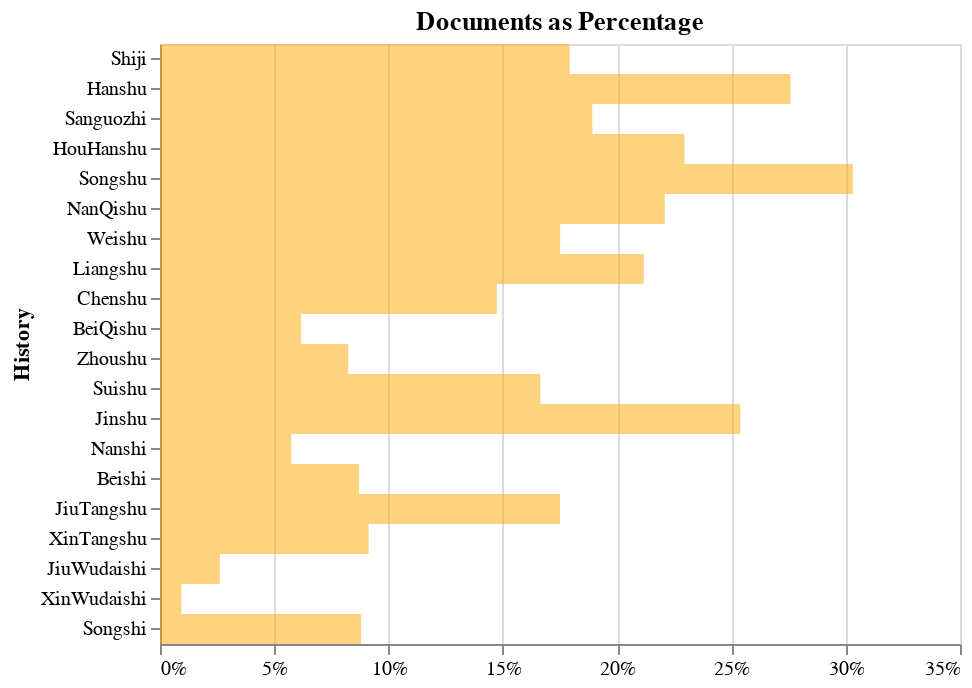

The notebook cell saved with this chart:
### Markdown cell above
> note mark_bar arguments:

mark_bar(self, align, angle, baseline, binSpacing, clip, color, cornerRadius, cursor, dir, dx, dy, ellipsis, fill, fillOpacity, filled, font, fontSize, fontStyle, fontWeight, href, interpolate, limit, line, opacity, order, orient, point, radius, shape, size, stroke, strokeCap, strokeDash, strokeDashOffset, strokeJoin, strokeMiterLimit, strokeOpacity, strokeWidth, style, tension, text, theta, thickness, tooltip, x, x2, x2Offset, xOffset, y, y2, y2Offset, yOffset, **kwds)

### Code cell
PercentageDocuments = alt.Chart(SummaryDf).mark_bar(color="orange", size=15, opacity=.5).encode(
        alt.Y('bookname', sort=HistoriesRegularized, title="History"),
        alt.X('DocPercentage', axis=alt.Axis(format='%'), title=''),
        tooltip=['bookname','DocPercentage']).properties(title="Documents as Percentage")

PercentageDocuments
#alt.Chart(SummaryDf).mark_bar(size=10, opacity=.5).encode(alt.Tooltip('DocPercentage', format='%'),
#        y=alt.Y('grandChar', sort=sortOrderBooks, title="Total length of book"),
#        x=alt.X('DocPercentage', axis=alt.Axis(format='%', title='Documents as percent of whole')),color='bookname', )

### Figure 1 — Vega-Lite specification as saved in the notebook (floating-point values rounded to 4 significant figures)
{"$schema": "https://vega.github.io/schema/vega-lite/v3.3.0.json", "config": {"mark": {"tooltip": null}, "view": {"height": 300, "width": 400}}, "data": {"name": "data-c1fe76a75b19b774981e87505787ecbb"}, "datasets": {"data-c1fe76a75b19b774981e87505787ecbb": [{"DocPercentage": 0.06176, "bookname": "BeiQishu", "commentaryChar": 0, "docsCharTotal": 13422, "docsTotal": 20, "grandChar": 217321, "iDocsCharM": 11259, "iDocsM": 12, "qDocsC": 0, "qDocsCharC": 0, "qDocsCharM": 2163, "qDocsM": 8}, {"DocPercentage": 0.08714, "bookname": "Beishi", "commentaryChar": 0, "docsCharTotal": 104066, "docsTotal": 198, "grandChar": 1194214, "iDocsCharM": 79844, "iDocsM": 111, "qDocsC": 0, "qDocsCharC": 0, "qDocsCharM": 24222, "qDocsM": 87}, {"DocPercentage": 0.1473, "bookname": "Chenshu", "commentaryChar": 0, "docsCharTotal": 22338, "docsTotal": 37, "grandChar": 151600, "iDocsCharM": 15122, "iDocsM": 14, "qDocsC": 0, "qDocsCharC": 0, "qDocsCharM": 7216, "qDocsM": 23}, {"DocPercentage": 0.2758, "bookname": "Hanshu", "commentaryChar": 0, "docsCharTotal": 174793, "docsTotal": 279, "grandChar": 633699, "iDocsCharM": 115276, "iDocsM": 110, "qDocsC": 0, "qDocsCharC": 0, "qDocsCharM": 59517, "qDocsM": 169}, {"DocPercentage": 0.2295, "bookname": "HouHanshu", "commentaryChar": 0, "docsCharTotal": 149138, "docsTotal": 279, "grandChar": 649958, "iDocsCharM": 84869, "iDocsM": 93, "qDocsC": 0, "qDocsCharC": 0, "qDocsCharM": 64269, "qDocsM": 186}, {"DocPercentage": 0.2539, "bookname": "Jinshu", "commentaryChar": 0, "docsCharTotal": 200762, "docsTotal": 342, "grandChar": 790750, "iDocsCharM": 150417, "iDocsM": 178, "qDocsC": 0, "qDocsCharC": 0, "qDocsCharM": 50345, "qDocsM": 164}, {"DocPercentage": 0.175, "bookname": "JiuTangshu", "commentaryChar": 0, "docsCharTotal": 269292, "docsTotal": 484, "grandChar": 1538613, "iDocsCharM": 230831, "iDocsM": 338, "qDocsC": 0, "qDocsCharC": 0, "qDocsCharM": 38461, "qDocsM": 146}, {"DocPercentage": 0.02618, "bookname": "JiuWudaishi", "commentaryChar": 0, "docsCharTotal": 12281, "docsTotal": 21, "grandChar": 469090, "iDocsCharM": 9043, "iDocsM": 9, "qDocsC": 0, "qDocsCharC": 0, "qDocsCharM": 3238, "qDocsM": 12}, {"DocPercentage": 0.2116, "bookname": "Liangshu", "commentaryChar": 0, "docsCharTotal": 63661, "docsTotal": 92, "grandChar": 300801, "iDocsCharM": 45658, "iDocsM": 40, "qDocsC": 0, "qDocsCharC": 0, "qDocsCharM": 18003, "qDocsM": 52}, {"DocPercentage": 0.2208, "bookname": "NanQishu", "commentaryChar": 0, "docsCharTotal": 54420, "docsTotal": 108, "grandChar": 246422, "iDocsCharM": 31032, "iDocsM": 38, "qDocsC": 0, "qDocsCharC": 0, "qDocsCharM": 23388, "qDocsM": 70}, {"DocPercentage": 0.05742, "bookname": "Nanshi", "commentaryChar": 0, "docsCharTotal": 41251, "docsTotal": 96, "grandChar": 718392, "iDocsCharM": 28864, "iDocsM": 54, "qDocsC": 0, "qDocsCharC": 0, "qDocsCharM": 12387, "qDocsM": 42}, {"DocPercentage": 0.1892, "bookname": "Sanguozhi", "commentaryChar": 335000, "docsCharTotal": 151581, "docsTotal": 326, "grandChar": 466238, "iDocsCharM": 28462, "iDocsM": 25, "qDocsC": 127, "qDocsCharC": 59123, "qDocsCharM": 63996, "qDocsM": 174}, {"DocPercentage": 0.1792, "bookname": "Shiji", "commentaryChar": 0, "docsCharTotal": 57510, "docsTotal": 94, "grandChar": 320906, "iDocsCharM": 35165, "iDocsM": 32, "qDocsC": 0, "qDocsCharC": 0, "qDocsCharM": 22345, "qDocsM": 62}, {"DocPercentage": 0.08799, "bookname": "Songshi", "commentaryChar": 0, "docsCharTotal": 227160, "docsTotal": 489, "grandChar": 2581534, "iDocsCharM": 149054, "iDocsM": 213, "qDocsC": 0, "qDocsCharC": 0, "qDocsCharM": 78106, "qDocsM": 276}, {"DocPercentage": 0.3031, "bookname": "Songshu", "commentaryChar": 0, "docsCharTotal": 158866, "docsTotal": 254, "grandChar": 524083, "iDocsCharM": 111375, "iDocsM": 114, "qDocsC": 0, "qDocsCharC": 0, "qDocsCharM": 47491, "qDocsM": 140}, {"DocPercentage": 0.1664, "bookname": "Suishu", "commentaryChar": 0, "docsCharTotal": 61021, "docsTotal": 95, "grandChar": 366717, "iDocsCharM": 52022, "iDocsM": 62, "qDocsC": 0, "qDocsCharC": 0, "qDocsCharM": 8999, "qDocsM": 33}, {"DocPercentage": 0.1751, "bookname": "Weishu", "commentaryChar": 0, "docsCharTotal": 151742, "docsTotal": 274, "grandChar": 866751, "iDocsCharM": 79618, "iDocsM": 76, "qDocsC": 0, "qDocsCharC": 0, "qDocsCharM": 72124, "qDocsM": 198}, {"DocPercentage": 0.09127, "bookname": "XinTangshu", "commentaryChar": 0, "docsCharTotal": 129017, "docsTotal": 265, "grandChar": 1413549, "iDocsCharM": 86603, "iDocsM": 126, "qDocsC": 0, "qDocsCharC": 0, "qDocsCharM": 42414, "qDocsM": 139}, {"DocPercentage": 0.009358, "bookname": "XinWudaishi", "commentaryChar": 0, "docsCharTotal": 2046, "docsTotal": 6, "grandChar": 218636, "iDocsCharM": 1262, "iDocsM": 3, "qDocsC": 0, "qDocsCharC": 0, "qDocsCharM": 784, "qDocsM": 3}, {"DocPercentage": 0.08236, "bookname": "Zhoushu", "commentaryChar": 0, "docsCharTotal": 22885, "docsTotal": 42, "grandChar": 277868, "iDocsCharM": 21097, "iDocsM": 35, "qDocsC": 0, "qDocsCharC": 0, "qDocsCharM": 1788, "qDocsM": 7}]}, "encoding": {"tooltip": [{"field": "bookname", "type": "nominal"}, {"field": "DocPercentage", "type": "quantitative"}], "x": {"axis": {"format": "%"}, "field": "DocPercentage", "title": "", "type": "quantitative"}, "y": {"field": "bookname", "sort": ["Shiji", "Hanshu", "Sanguozhi", "HouHanshu", "Songshu", "NanQishu", "Weishu", "Liangshu", "Chenshu", "BeiQishu", "Zhoushu", "Suishu", "Jinshu", "Nanshi", "Beishi", "JiuTangshu", "XinTangshu", "JiuWudaishi", "XinWudaishi", "Songshi"], "title": "History", "type": "nominal"}}, "mark": {"color": "orange", "opacity": 0.5, "size": 15, "type": "bar"}, "title": "Documents as Percentage"}
